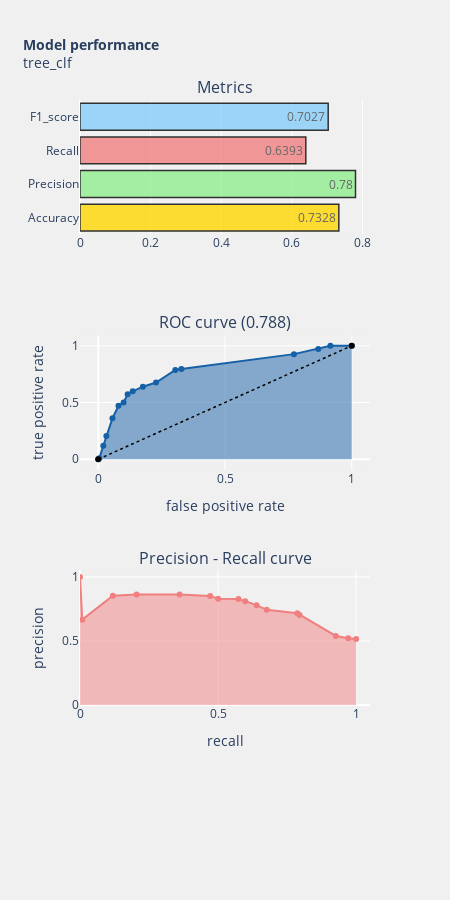

Write notebook code for a chart like this one.
### Code cell
y_pred = tree_clf.predict(test)
y_score = tree_clf.predict_proba(test)[:,1]

model_performance_plot('tree_clf')

### Figure 1 — Plotly figure (JSON) as saved in the notebook; plotly's stock layout.template omitted (floating-point values rounded to 4 significant figures)
{"data": [{"marker": {"color": ["gold", "lightgreen", "lightcoral", "lightskyblue"], "line": {"color": "#000000", "width": 1.5}}, "opacity": 0.8, "orientation": "h", "text": [0.7328, 0.78, 0.6393, 0.7027], "textposition": "auto", "type": "bar", "x": [0.7328, 0.78, 0.6393, 0.7027], "xaxis": "x", "y": ["Accuracy", "Precision", "Recall", "F1_score"], "yaxis": "y"}, {"fill": "tozeroy", "line": {"color": "rgb(22, 96, 167)", "width": 2}, "name": "Roc : ", "type": "scatter", "x": [0, 0.004, 0.02, 0.032, 0.056, 0.08, 0.1, 0.116, 0.136, 0.176, 0.228, 0.304, 0.328, 0.772, 0.868, 0.916, 1], "xaxis": "x2", "y": [0, 0.008197, 0.1189, 0.2049, 0.3607, 0.4713, 0.5, 0.5738, 0.5984, 0.6393, 0.6762, 0.7869, 0.7951, 0.9262, 0.9713, 1, 1], "yaxis": "y2"}, {"line": {"color": "black", "dash": "dot", "width": 1.5}, "type": "scatter", "x": [0, 1], "xaxis": "x2", "y": [0, 1], "yaxis": "y2"}, {"fill": "tozeroy", "line": {"color": "lightcoral", "width": 2}, "name": "Precision[0.51585624 0.52202643 0.53937947 0.70289855 0.71641791 0.74324324\n 0.78       0.81111111 0.82840237 0.82993197 0.85185185 0.8627451\n 0.86206897 0.85294118 0.66666667 1.        ]", "type": "scatter", "x": [1, 0.9713, 0.9262, 0.7951, 0.7869, 0.6762, 0.6393, 0.5984, 0.5738, 0.5, 0.4713, 0.3607, 0.2049, 0.1189, 0.008197, 0], "xaxis": "x3", "y": [0.5159, 0.522, 0.5394, 0.7029, 0.7164, 0.7432, 0.78, 0.8111, 0.8284, 0.8299, 0.8519, 0.8627, 0.8621, 0.8529, 0.6667, 1], "yaxis": "y3"}], "layout": {"annotations": [{"font": {"size": 16}, "showarrow": false, "text": "Metrics", "x": 0.5, "xanchor": "center", "xref": "paper", "y": 1, "yanchor": "bottom", "yref": "paper"}, {"font": {"size": 16}, "showarrow": false, "text": "ROC curve (0.788)", "x": 0.5, "xanchor": "center", "xref": "paper", "y": 0.6111, "yanchor": "bottom", "yref": "paper"}, {"font": {"size": 16}, "showarrow": false, "text": "Precision - Recall curve", "x": 0.5, "xanchor": "center", "xref": "paper", "y": 0.2222, "yanchor": "bottom", "yref": "paper"}], "autosize": false, "height": 900, "margin": {"b": 195}, "paper_bgcolor": "rgba(240,240,240, 0.95)", "plot_bgcolor": "rgba(240,240,240, 0.95)", "showlegend": false, "title": {"font": {"size": 14}, "text": "<b>Model performance</b><br>tree_clf"}, "width": 450, "xaxis": {"anchor": "y", "domain": [0, 1]}, "xaxis2": {"anchor": "y2", "domain": [0, 1], "title": {"text": "false positive rate"}}, "xaxis3": {"anchor": "y3", "domain": [0, 1], "range": [0, 1.05], "title": {"text": "recall"}}, "yaxis": {"anchor": "x", "domain": [0.7778, 1]}, "yaxis2": {"anchor": "x2", "domain": [0.3889, 0.6111], "title": {"text": "true positive rate"}}, "yaxis3": {"anchor": "x3", "domain": [0, 0.2222], "range": [0, 1.05], "title": {"text": "precision"}}}}
